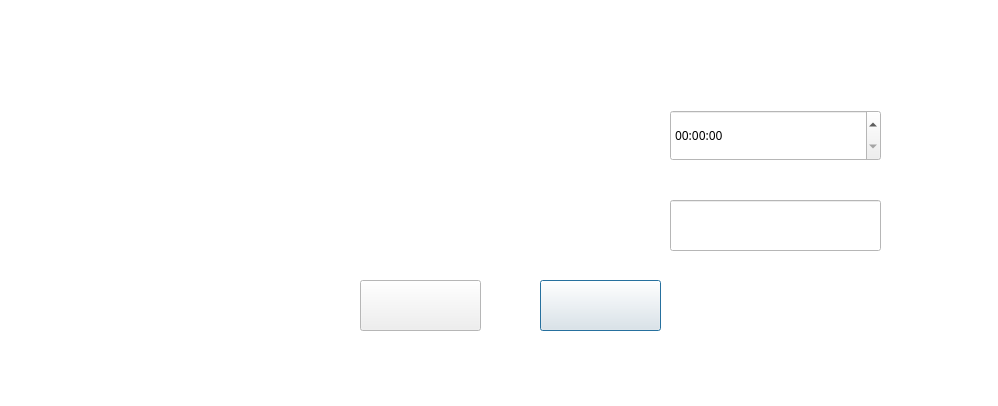
<?xml version="1.0" encoding="UTF-8"?>
<ui version="4.0">
 <class>DeleteEventWindow</class>
 <widget class="QDialog" name="DeleteEventWindow">
  <property name="geometry">
   <rect>
    <x>0</x>
    <y>0</y>
    <width>998</width>
    <height>406</height>
   </rect>
  </property>
  <property name="palette">
   <palette>
    <active>
     <colorrole role="Base">
      <brush brushstyle="SolidPattern">
       <color alpha="255">
        <red>255</red>
        <green>255</green>
        <blue>255</blue>
       </color>
      </brush>
     </colorrole>
     <colorrole role="Window">
      <brush brushstyle="SolidPattern">
       <color alpha="255">
        <red>255</red>
        <green>255</green>
        <blue>255</blue>
       </color>
      </brush>
     </colorrole>
    </active>
    <inactive>
     <colorrole role="Base">
      <brush brushstyle="SolidPattern">
       <color alpha="255">
        <red>255</red>
        <green>255</green>
        <blue>255</blue>
       </color>
      </brush>
     </colorrole>
     <colorrole role="Window">
      <brush brushstyle="SolidPattern">
       <color alpha="255">
        <red>255</red>
        <green>255</green>
        <blue>255</blue>
       </color>
      </brush>
     </colorrole>
    </inactive>
    <disabled>
     <colorrole role="Base">
      <brush brushstyle="SolidPattern">
       <color alpha="255">
        <red>255</red>
        <green>255</green>
        <blue>255</blue>
       </color>
      </brush>
     </colorrole>
     <colorrole role="Window">
      <brush brushstyle="SolidPattern">
       <color alpha="255">
        <red>255</red>
        <green>255</green>
        <blue>255</blue>
       </color>
      </brush>
     </colorrole>
    </disabled>
   </palette>
  </property>
  <property name="windowTitle">
   <string>Dialog</string>
  </property>
  <widget class="QPushButton" name="cancelbutton">
   <property name="geometry">
    <rect>
     <x>540</x>
     <y>280</y>
     <width>121</width>
     <height>51</height>
    </rect>
   </property>
   <property name="cursor">
    <cursorShape>PointingHandCursor</cursorShape>
   </property>
   <property name="text">
    <string/>
   </property>
   <property name="icon">
    <iconset resource="starting_image.qrc">
     <normaloff>:/img/cancbutt.jpg</normaloff>:/img/cancbutt.jpg</iconset>
   </property>
   <property name="iconSize">
    <size>
     <width>300</width>
     <height>200</height>
    </size>
   </property>
  </widget>
  <widget class="QLineEdit" name="lineEdit">
   <property name="geometry">
    <rect>
     <x>670</x>
     <y>200</y>
     <width>211</width>
     <height>51</height>
    </rect>
   </property>
   <property name="font">
    <font>
     <family>Arial Rounded MT Bold</family>
     <pointsize>9</pointsize>
    </font>
   </property>
   <property name="inputMask">
    <string/>
   </property>
   <property name="text">
    <string/>
   </property>
   <property name="alignment">
    <set>Qt::AlignCenter</set>
   </property>
  </widget>
  <widget class="QPushButton" name="delbutton">
   <property name="enabled">
    <bool>true</bool>
   </property>
   <property name="geometry">
    <rect>
     <x>360</x>
     <y>280</y>
     <width>121</width>
     <height>51</height>
    </rect>
   </property>
   <property name="sizePolicy">
    <sizepolicy hsizetype="Minimum" vsizetype="Fixed">
     <horstretch>0</horstretch>
     <verstretch>0</verstretch>
    </sizepolicy>
   </property>
   <property name="cursor">
    <cursorShape>PointingHandCursor</cursorShape>
   </property>
   <property name="layoutDirection">
    <enum>Qt::LeftToRight</enum>
   </property>
   <property name="autoFillBackground">
    <bool>false</bool>
   </property>
   <property name="text">
    <string/>
   </property>
   <property name="icon">
    <iconset resource="starting_image.qrc">
     <normaloff>:/img/okbutt.jpg</normaloff>:/img/okbutt.jpg</iconset>
   </property>
   <property name="iconSize">
    <size>
     <width>200</width>
     <height>208</height>
    </size>
   </property>
   <property name="autoRepeat">
    <bool>false</bool>
   </property>
  </widget>
  <widget class="QLabel" name="typeTreningtxt">
   <property name="geometry">
    <rect>
     <x>50</x>
     <y>200</y>
     <width>601</width>
     <height>51</height>
    </rect>
   </property>
   <property name="text">
    <string/>
   </property>
   <property name="pixmap">
    <pixmap resource="starting_image.qrc">:/img/type_of_trainging.jpg</pixmap>
   </property>
  </widget>
  <widget class="QLabel" name="infotxt">
   <property name="geometry">
    <rect>
     <x>260</x>
     <y>340</y>
     <width>511</width>
     <height>41</height>
    </rect>
   </property>
   <property name="font">
    <font>
     <pointsize>9</pointsize>
     <weight>75</weight>
     <bold>true</bold>
    </font>
   </property>
   <property name="text">
    <string/>
   </property>
  </widget>
  <widget class="QTimeEdit" name="inptimestart">
   <property name="geometry">
    <rect>
     <x>670</x>
     <y>110</y>
     <width>211</width>
     <height>51</height>
    </rect>
   </property>
   <property name="font">
    <font>
     <family>Arial Rounded MT Bold</family>
     <pointsize>9</pointsize>
    </font>
   </property>
  </widget>
  <widget class="QLabel" name="hellotxt">
   <property name="geometry">
    <rect>
     <x>0</x>
     <y>10</y>
     <width>991</width>
     <height>61</height>
    </rect>
   </property>
   <property name="text">
    <string/>
   </property>
   <property name="pixmap">
    <pixmap resource="starting_image.qrc">:/img/del_traininng text.jpg</pixmap>
   </property>
  </widget>
  <widget class="QLabel" name="starthourtxt">
   <property name="geometry">
    <rect>
     <x>50</x>
     <y>110</y>
     <width>611</width>
     <height>51</height>
    </rect>
   </property>
   <property name="text">
    <string/>
   </property>
   <property name="pixmap">
    <pixmap resource="starting_image.qrc">:/img/start_hour.jpg</pixmap>
   </property>
  </widget>
 </widget>
 <resources>
  <include location="starting_image.qrc"/>
 </resources>
 <connections/>
</ui>
